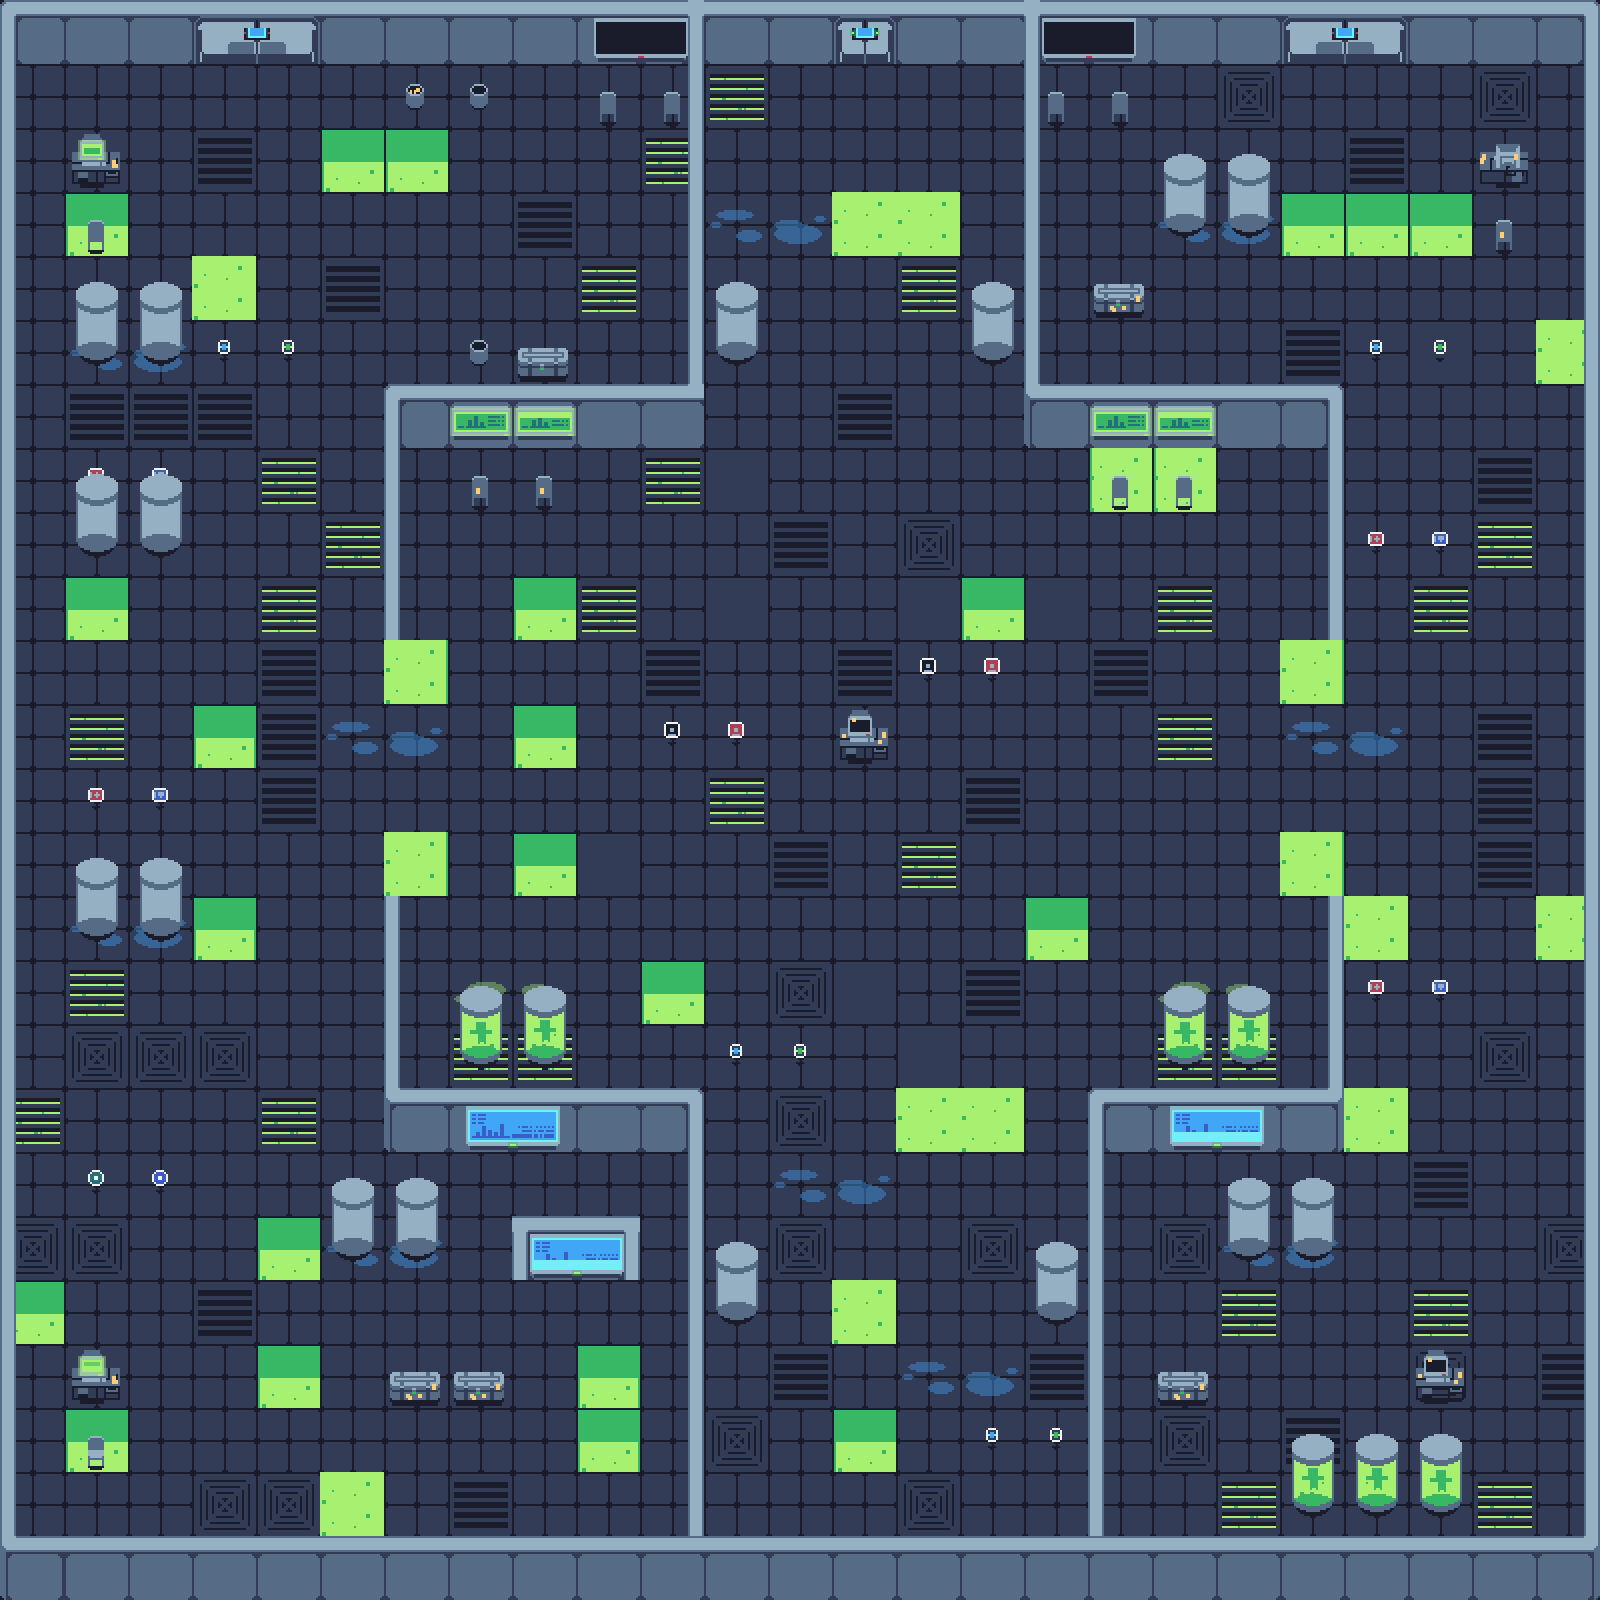

A 2D game scene composited from a Tiled map and its tileset images. What follows is a short description and the map's XML, with every tile layer's data as written:
An orthogonal 25x25 tile map with 64x64 px tiles, 4 tile layers (Tile Layer 1, Tile Layer 2, Tile Layer 3, Tile Layer 4), 2 tilesets.

<map version="1.10" tiledversion="1.11.0" orientation="orthogonal" renderorder="right-down" width="25" height="25" tilewidth="64" tileheight="64" infinite="0" nextlayerid="5" nextobjectid="1">
 <tileset firstgid="1" source="../tile/tech tileset x64.tsx" />
 <tileset firstgid="852" source="../tile/props and items x2.tsx" />
 <layer id="1" name="Tile Layer 1" width="25" height="25">
  <data encoding="csv">
71,71,71,71,71,71,71,71,71,71,71,71,71,71,71,71,71,71,71,71,71,71,71,71,71,
71,71,71,71,71,71,71,71,71,71,71,74,71,71,71,71,71,71,71,107,71,71,71,107,71,
71,71,71,70,71,109,109,71,71,71,74,71,71,71,71,71,71,71,71,71,71,70,71,71,71,
71,109,71,71,71,71,71,71,70,71,71,71,71,147,147,71,71,71,71,71,109,109,109,71,71,
71,71,71,147,71,70,71,71,71,74,71,71,71,71,74,71,71,71,71,71,71,71,71,71,71,
71,71,71,71,71,71,71,71,71,71,71,71,71,71,71,71,71,71,71,71,70,71,72,71,147,
71,70,70,70,71,71,71,71,71,71,71,71,71,70,71,71,71,71,71,71,71,71,71,71,71,
71,71,71,71,74,71,71,71,71,71,74,72,71,71,71,71,71,146,146,71,71,71,71,70,71,
71,71,71,71,71,74,71,71,71,71,71,71,70,71,107,71,71,71,71,71,71,71,71,74,71,
71,109,71,71,74,71,71,71,109,74,71,72,71,71,72,109,72,71,74,71,71,71,74,71,71,
71,71,71,71,70,71,148,71,71,71,70,71,71,70,71,71,71,70,71,71,148,71,71,71,71,
71,74,71,73,70,71,71,71,109,71,71,71,71,71,71,71,71,71,74,71,71,71,71,70,71,
71,71,71,71,70,71,71,71,71,71,71,74,71,71,71,70,71,71,71,71,71,71,71,70,71,
71,71,71,71,71,71,148,71,109,72,71,71,70,71,74,71,71,71,71,71,148,71,71,70,71,
71,71,71,73,71,71,71,71,71,71,71,71,71,71,71,71,109,71,71,71,71,147,71,71,147,
71,74,71,71,71,71,71,71,71,71,109,71,107,72,71,70,71,71,71,71,71,71,71,71,71,
71,107,107,107,71,71,71,74,74,71,71,71,71,71,72,71,71,71,74,74,71,71,71,107,71,
74,71,71,71,74,71,71,71,71,71,71,71,107,71,147,147,71,71,71,71,71,147,71,71,71,
71,71,71,71,71,71,71,71,71,71,71,71,71,71,71,71,71,71,71,71,71,71,70,71,71,
107,107,71,71,109,71,71,71,71,71,71,71,107,71,71,107,71,71,107,71,71,71,71,71,107,
109,71,71,70,71,71,71,71,71,71,71,71,71,147,71,71,71,71,71,74,71,71,74,71,71,
71,71,71,71,109,71,71,71,71,73,71,71,70,71,71,71,70,71,71,71,71,71,107,71,70,
71,109,71,71,71,71,71,71,71,73,71,107,71,109,71,71,71,71,107,71,70,71,71,71,71,
71,71,71,107,107,147,71,70,71,71,71,71,71,71,107,71,71,71,71,74,71,71,71,74,71,
71,71,71,71,71,71,71,71,71,71,71,71,71,71,71,71,71,71,71,71,71,71,71,71,71
</data>
 </layer>
 <layer id="2" name="Tile Layer 2" width="25" height="25">
  <data encoding="csv">
0,0,0,0,0,0,0,0,0,0,0,0,0,0,0,0,0,0,0,0,0,0,0,0,0,
0,0,0,0,0,0,0,0,0,0,0,0,0,0,0,0,0,0,0,0,0,0,0,0,0,
0,0,0,0,0,0,0,0,0,0,0,0,0,0,0,0,0,0,0,0,0,0,0,0,0,
0,0,0,0,0,0,0,0,0,0,0,879,880,0,0,0,0,0,879,880,0,0,0,0,0,
0,0,0,0,0,0,0,0,0,0,0,0,0,0,0,0,0,0,0,0,0,0,0,0,0,
0,879,880,1004,1005,0,0,0,0,0,0,0,0,0,0,0,0,0,0,0,0,1004,1005,0,0,
0,0,0,0,0,0,0,0,0,0,0,0,0,0,0,0,0,0,0,0,0,0,0,0,0,
0,1002,1003,0,0,0,0,0,0,0,0,0,0,0,0,0,0,0,0,0,0,0,0,0,0,
0,0,0,0,0,0,0,0,0,0,0,0,0,0,0,0,0,0,0,0,0,1002,1003,0,0,
0,0,0,0,0,0,0,0,0,0,0,0,0,0,0,0,0,0,0,0,0,0,0,0,0,
0,0,0,0,0,0,0,0,0,0,0,0,0,0,1050,1051,0,0,0,0,0,0,0,0,0,
0,0,0,0,0,879,880,0,0,0,1050,1051,0,0,0,0,0,0,0,0,879,880,0,0,0,
0,1002,1003,0,0,0,0,0,0,0,0,0,0,0,0,0,0,0,0,0,0,0,0,0,0,
0,0,0,0,0,0,0,0,0,0,0,0,0,0,0,0,0,0,0,0,0,0,0,0,0,
0,879,880,0,0,0,0,0,0,0,0,0,0,0,0,0,0,0,0,0,0,0,0,0,0,
0,0,0,0,0,0,0,876,877,0,0,0,0,0,0,0,0,0,876,877,0,1002,1003,0,0,
0,0,0,0,0,0,0,0,0,0,0,1004,1005,0,0,0,0,0,0,0,0,0,0,0,0,
0,0,0,0,0,0,0,0,0,0,0,0,0,0,0,0,0,0,0,0,0,0,0,0,0,
0,1028,1029,0,0,0,0,0,0,0,0,0,879,880,0,0,0,0,0,0,0,0,0,0,0,
0,0,0,0,0,879,880,0,0,0,0,0,0,0,0,0,0,0,0,879,880,0,0,0,0,
0,0,0,0,0,0,0,0,0,0,0,0,0,0,0,0,0,0,0,0,0,0,0,0,0,
0,0,0,0,0,0,0,0,0,0,0,0,0,0,879,880,0,0,0,0,0,0,0,0,0,
0,0,0,0,0,0,0,0,0,0,0,0,0,0,0,1004,1005,0,0,0,0,0,0,0,0,
0,0,0,0,0,0,0,0,0,0,0,0,0,0,0,0,0,0,0,0,0,0,0,0,0,
0,0,0,0,0,0,0,0,0,0,0,0,0,0,0,0,0,0,0,0,0,0,0,0,0
</data>
 </layer>
 <layer id="3" name="Tile Layer 3" width="25" height="25">
  <data encoding="csv">
3,6,6,6,6,6,6,6,6,6,195,6,6,6,6,6,187,6,6,6,6,6,6,6,303,
298,0,0,0,0,0,0,0,0,0,306,0,0,0,0,0,76,0,0,0,0,0,0,0,306,
298,0,0,0,0,0,0,0,0,0,306,0,0,0,0,0,76,0,0,0,0,0,0,0,306,
298,0,0,0,0,0,0,0,0,0,306,0,0,0,0,0,76,0,0,0,0,0,0,0,306,
298,0,0,0,0,0,0,0,0,0,306,0,0,0,0,0,76,0,0,0,0,0,0,0,306,
298,0,0,0,0,0,0,0,0,0,306,0,0,0,0,0,76,0,0,0,0,0,0,0,306,
298,0,0,0,0,0,39,6,6,6,269,0,0,0,0,0,79,6,6,6,9,0,0,0,306,
298,0,0,0,0,0,298,0,0,0,0,0,0,0,0,0,0,0,0,0,306,0,0,0,306,
298,0,0,0,0,0,298,0,0,0,0,0,0,0,0,0,0,0,0,0,306,0,0,0,306,
298,0,0,0,0,0,298,0,0,0,0,0,0,0,0,0,0,0,0,0,306,0,0,0,306,
298,0,0,0,0,0,0,0,0,0,0,0,0,0,0,0,0,0,0,0,0,0,0,0,306,
298,0,0,0,0,0,0,0,0,0,0,0,0,0,0,0,0,0,0,0,0,0,0,0,306,
298,0,0,0,0,0,0,0,0,0,0,0,0,0,0,0,0,0,0,0,0,0,0,0,306,
298,0,0,0,0,0,0,0,0,0,0,0,0,0,0,0,0,0,0,0,0,0,0,0,306,
298,0,0,0,0,0,298,0,0,0,0,0,0,0,0,0,0,0,0,0,306,0,0,0,306,
298,0,0,0,0,0,298,0,0,0,0,0,0,0,0,0,0,0,0,0,306,0,0,0,306,
298,0,0,0,0,0,298,0,0,0,0,0,0,0,0,0,0,0,0,0,306,0,0,0,306,
298,0,0,0,0,0,373,6,6,6,303,0,0,0,0,0,0,301,6,6,343,0,0,0,306,
298,0,0,0,0,0,0,0,0,0,306,0,0,0,0,0,0,298,0,0,0,0,0,0,306,
298,0,0,0,0,0,0,0,5,7,306,0,0,0,0,0,0,298,0,0,0,0,0,0,306,
298,0,0,0,0,0,0,0,0,0,306,0,0,0,0,0,0,298,0,0,0,0,0,0,306,
298,0,0,0,0,0,0,0,0,0,306,0,0,0,0,0,0,298,0,0,0,0,0,0,306,
298,0,0,0,0,0,0,0,0,0,306,0,0,0,0,0,0,298,0,0,0,0,0,0,306,
298,0,0,0,0,0,0,0,0,0,306,0,0,0,0,0,0,298,0,0,0,0,0,0,306,
335,376,376,376,376,376,6,376,376,376,376,376,376,376,376,376,376,376,376,376,376,376,376,376,379
</data>
 </layer>
 <layer id="4" name="Tile Layer 4" width="25" height="25">
  <data encoding="csv">
0,0,0,1240,1241,0,0,0,0,972,973,0,0,1357,0,0,972,973,0,0,1240,1241,0,0,0,
0,0,0,0,0,0,853,852,0,1031,1031,0,0,0,0,0,1031,1031,0,0,0,0,0,0,0,
0,901,0,0,0,0,0,0,0,0,0,0,0,0,0,0,0,0,1092,1092,0,0,0,907,0,
0,1031,0,0,0,0,0,0,0,0,0,0,0,0,0,0,0,0,1116,1116,0,0,0,1033,0,
0,1092,1092,0,0,0,0,0,0,0,0,1092,0,0,0,1092,0,1009,0,0,0,0,0,0,0,
0,1116,1116,0,0,0,0,852,1007,0,0,1116,0,0,0,1116,0,0,0,0,0,0,0,0,0,
0,0,0,0,0,0,0,859,860,0,0,0,0,0,0,0,0,859,860,0,0,0,0,0,0,
0,1092,1092,0,0,0,0,1033,1033,0,0,0,0,0,0,0,0,1031,1031,0,0,0,0,0,0,
0,1116,1116,0,0,0,0,0,0,0,0,0,0,0,0,0,0,0,0,0,0,0,0,0,0,
0,0,0,0,0,0,0,0,0,0,0,0,0,0,0,0,0,0,0,0,0,0,0,0,0,
0,0,0,0,0,0,0,0,0,0,0,0,0,0,0,0,0,0,0,0,0,0,0,0,0,
0,0,0,0,0,0,0,0,0,0,0,0,0,924,0,0,0,0,0,0,0,0,0,0,0,
0,0,0,0,0,0,0,0,0,0,0,0,0,0,0,0,0,0,0,0,0,0,0,0,0,
0,1092,1092,0,0,0,0,0,0,0,0,0,0,0,0,0,0,0,0,0,0,0,0,0,0,
0,1116,1116,0,0,0,0,0,0,0,0,0,0,0,0,0,0,0,0,0,0,0,0,0,0,
0,0,0,0,0,0,0,996,997,0,0,0,0,0,0,0,0,0,996,997,0,0,0,0,0,
0,0,0,0,0,0,0,1020,1021,0,0,0,0,0,0,0,0,0,1020,1021,0,0,0,0,0,
0,0,0,0,0,0,0,948,949,0,0,0,0,0,0,0,0,0,954,955,0,0,0,0,0,
0,0,0,0,0,1092,1092,0,0,0,0,0,0,0,0,0,0,0,0,1092,1092,0,0,0,0,
0,0,0,0,0,1116,1116,0,954,955,0,1092,0,0,0,0,1092,0,0,1116,1116,0,0,0,0,
0,0,0,0,0,0,0,0,0,0,0,1116,0,0,0,0,1116,0,0,0,0,0,0,0,0,
0,903,0,0,0,0,1009,1009,0,0,0,0,0,0,0,0,0,0,1009,0,0,0,924,0,0,
0,1032,0,0,0,0,0,0,0,0,0,0,0,0,0,0,0,0,0,0,997,998,999,0,0,
0,0,0,0,0,0,0,0,0,0,0,0,0,0,0,0,0,0,0,0,1021,1022,1023,0,0,
0,0,0,0,0,0,0,0,0,0,0,0,0,0,0,0,0,0,0,0,0,0,0,0,0
</data>
 </layer>
</map>